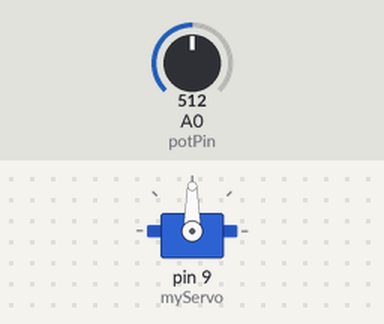
A sketch run on a simulated Arduino Uno, built with avr-gcc and run on an emulated ATmega328P. Parts: servo. Inputs (shaded band) come from the test bench; at power-on: A0 (potPin) = 512.

Above: at 1.2 s.
1.3 s: A0 (potPin) set to 716
At 2.5 s:
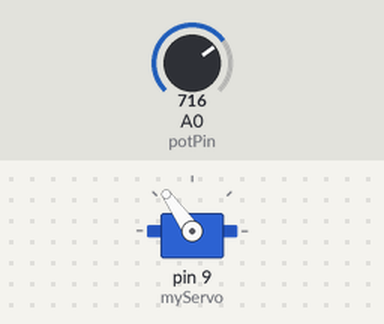
2.8 s: A0 (potPin) set to 900
At 3.5 s:
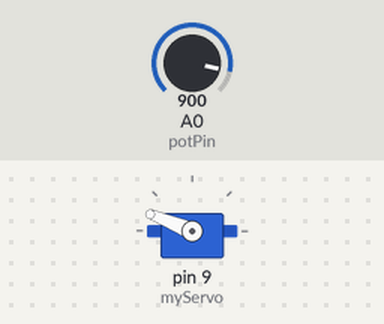
4.3 s: A0 (potPin) set to 1023
At 4.9 s:
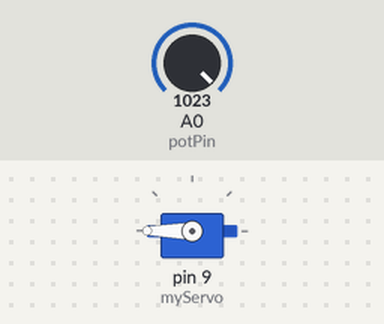
5.8 s: A0 (potPin) set to 306
At 7.0 s:
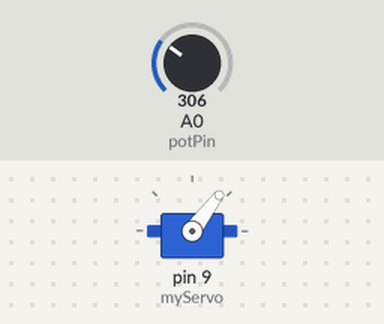
7.3 s: A0 (potPin) set to 122
At 8.4 s:
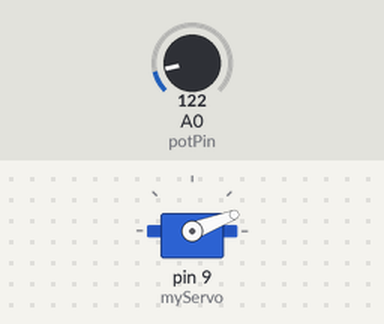
Timing chart, 0 to 9.8 s (numbered marks = the images above; inputs shaded):
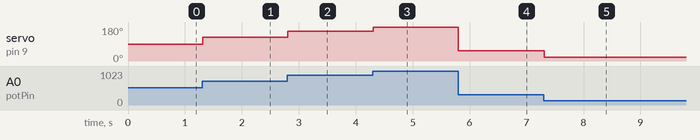

Measured:
- after the input at 1.3 s, servo on pin 9 (myServo): 90° → 125° at once
- after the input at 2.8 s, servo on pin 9 (myServo): 125° → 158° at once
- after the input at 4.3 s, servo on pin 9 (myServo): 158° → 180° at once
- after the input at 5.8 s, servo on pin 9 (myServo): 180° → 53° at once
- after the input at 7.3 s, servo on pin 9 (myServo): 53° → 21° at once

The sketch:

Design_hexapod.md.ino
```cpp
#include <Servo.h>

Servo myServo; // Create a Servo object
int potPin = A0; // Analog pin connected to the potentiometer

void setup() {
  myServo.attach(9); // Attach the servo to pin 9
}

void loop() {
  int potValue = analogRead(potPin); // Read the potentiometer value (0-1023)
  int angle = map(potValue, 0, 1023, 0, 180); // Map the value to a range of 0-180

  myServo.write(angle); // Set the servo position based on the potentiometer
  delay(15); // Small delay to smooth movement
}
```
